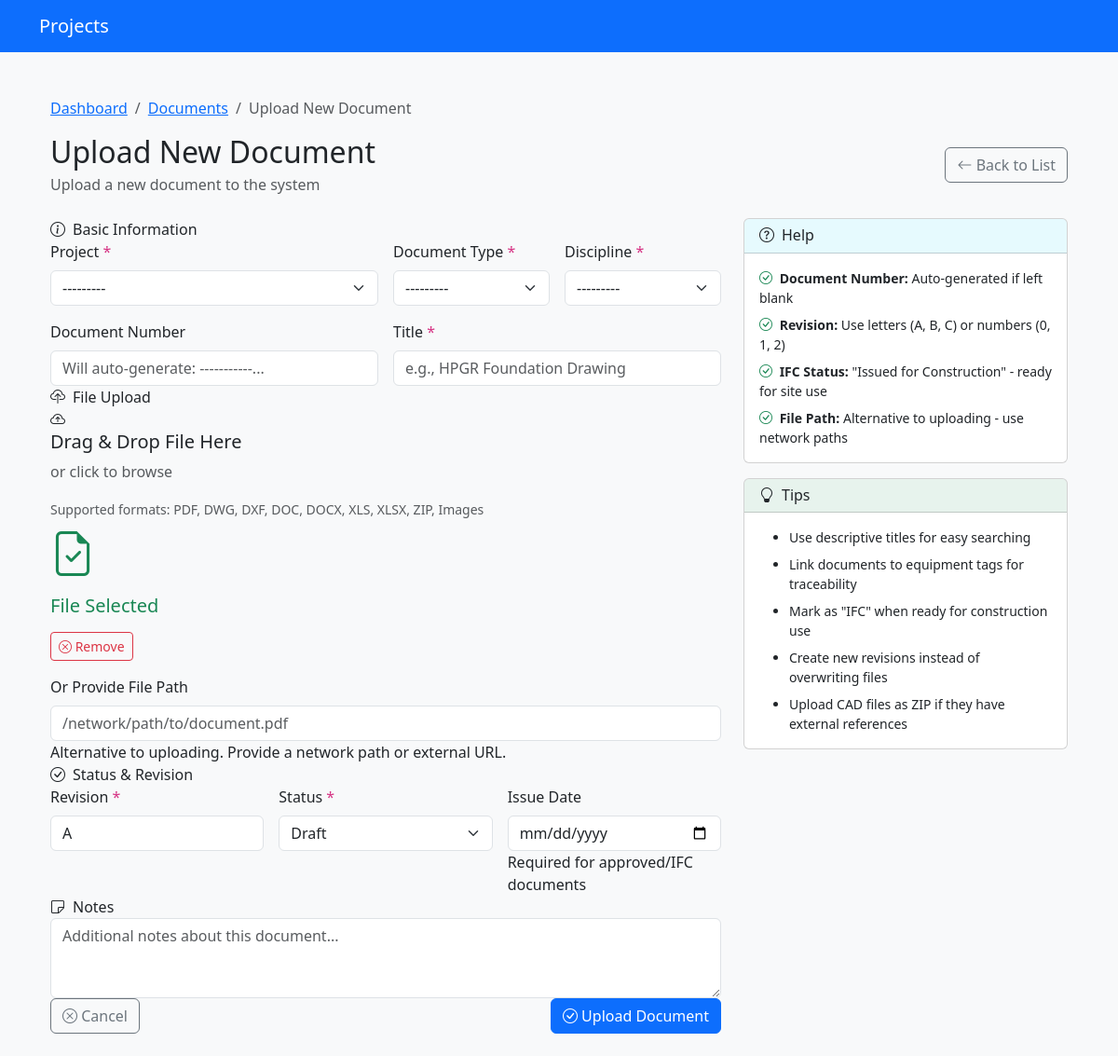
Before: /docs/create/ (signed in) with the older database file.
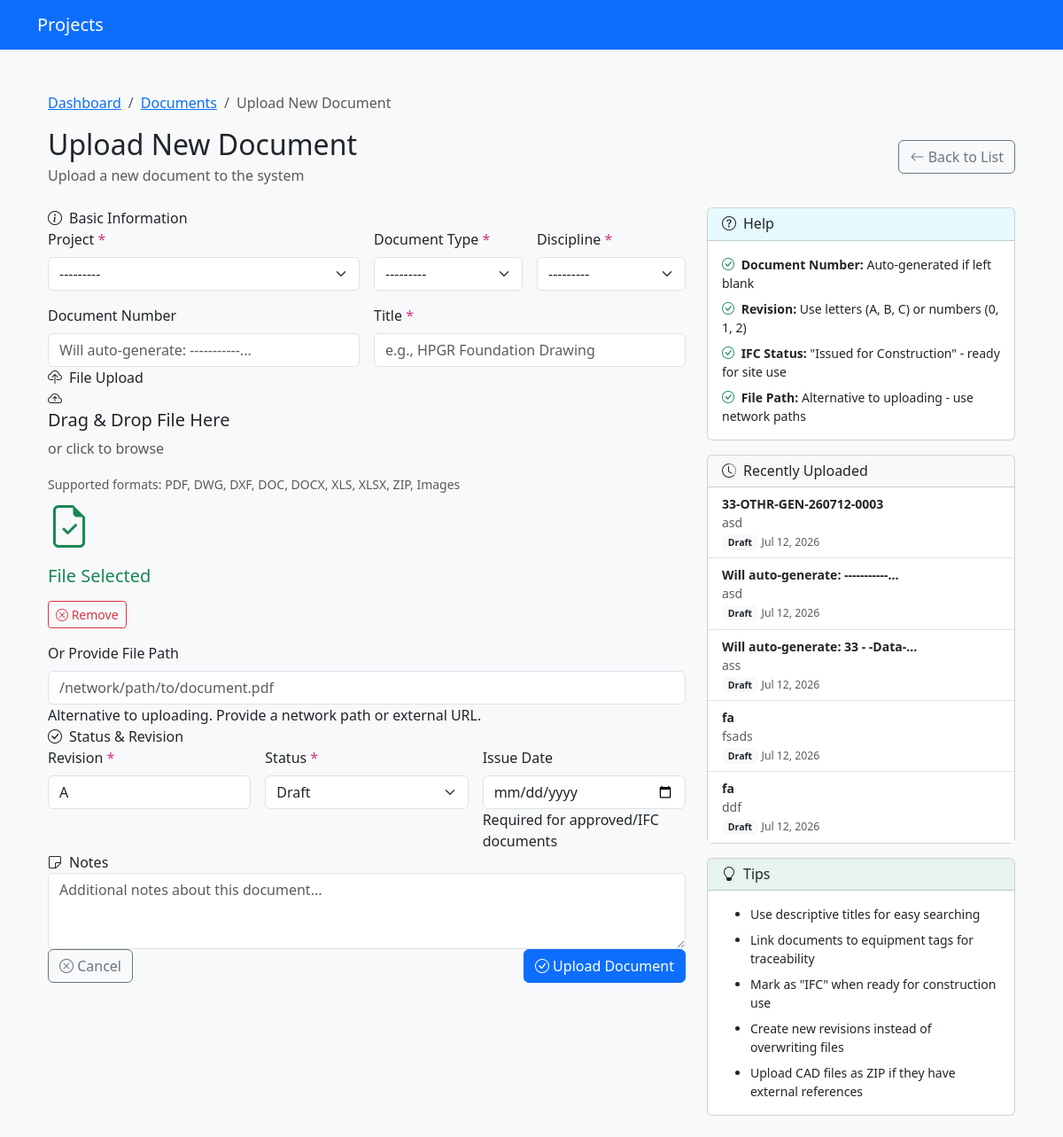
After: the same page with the newer database file.
### documents/models.py (models this page shows, shortened)
class Document(models.Model):
	class DocType(models.TextChoices):
		DRAWING = 'DWG', 'Drawing'
		P_AND_ID = 'PNID', 'P&ID'
		DATASHEET = 'DATA', 'Datasheet'
		MANUAL = 'MAN', 'Manual'
		PROCEDURE = 'PROC', 'Procedure'
		SPECIFICATION = 'SPEC', 'Specification'
		CERTIFICATE = 'CERT', 'Certificate'
		REPORT = 'RPT', 'Report'
		CALCULATION = 'CALC', 'Calculation'
		OTHER = 'OTHR', 'Other'
	class DocStatus(models.TextChoices):
		DRAFT = 'DRAFT', 'Draft'
		UNDER_REVIEW = 'REVW', 'Under Review'
		APPROVED = 'APPR', 'Approved'
		ISSUED_FOR_CONSTRUCTION = 'IFC', 'Issued for Construction'
		AS_BUILT = 'ASBL', 'As-Built'
		SUPERSEDED = 'SUPD', 'Superseded'
	class Discipline(models.TextChoices):
		MECHANICAL = 'MECH', 'Mechanical'
		ELECTRICAL = 'ELEC', 'Electrical'
		PIPING = 'PIPE', 'Piping'
		INSTRUMENTATION = 'INSTR', 'Instrumentation'
		CIVIL = 'CIVL', 'Civil'
		STRUCTURAL = 'STRU', 'Structural'
		PROCESS = 'PROC', 'Process'
		GENERAL = 'GEN', 'General'
	project = models.ForeignKey(
			'core.Project', on_delete=models.CASCADE, related_name='documents'
			)
	document_number = models.CharField(max_length=100,null=True,blank=True)
	title = models.CharField(max_length=500)
	doc_type = models.CharField(max_length=5, choices=DocType.choices)
	discipline = models.CharField(max_length=5, choices=Discipline.choices)
	revision = models.CharField(max_length=20, help_text="e.g., 'Rev B', 'IFC', 'A'")
	status = models.CharField(max_length=10, choices=DocStatus.choices, default=DocStatus.DRAFT)
	file_upload = models.FileField(
			upload_to='documents/%Y/%m/%d/',
			null=True, blank=True
			)
	file_path = models.CharField(
			max_length=500, blank=True,
			help_text="Alternative path to document if not uploaded directly"
			)
	issue_date = models.DateField(null=True, blank=True)
	submitted_by = models.ForeignKey(
			User, on_delete=models.SET_NULL, null=True, blank=True,
			related_name='submitted_documents'
			)
	approved_by = models.ForeignKey(
			User, on_delete=models.SET_NULL, null=True, blank=True,
			related_name='approved_documents'
			)
	notes = models.TextField(blank=True)
	created_at = models.DateTimeField(auto_now_add=True)
	updated_at = models.DateTimeField(auto_now=True)
	class Meta:
		ordering = ['document_number', '-revision']
		verbose_name = 'Document'
		verbose_name_plural = 'Documents'

### documents/views.py (the view, shortened to what this page needs)
# urls.py: path('create/', views.DocumentCreateView.as_view(), name='document-create'),
class DocumentCreateView(LoginRequiredMixin, generic.CreateView):
	model = Document
	form_class = DocumentForm
	template_name = 'documents/document_form.html'
	success_message = "Document '%(document_number)s' was created successfully."
	def get_initial(self):
		initial = super().get_initial()
		project_id = self.kwargs.get('project_id') or self.request.GET.get('project')
		if project_id:
			try:
				from core.models import Project
				initial['project'] = get_object_or_404(Project, pk=project_id)
			except (ImportError, ValueError):
				pass
		initial['revision'] = 'A'
		initial['status'] = 'DRAFT'
		return initial
	def get_context_data(self, **kwargs):
		context = super().get_context_data(**kwargs)
		context['is_create'] = True
		context['page_title'] = 'Upload New Document'
		context['recent_documents'] = Document.objects.order_by('-created_at')[:5]
		return context

### core/models.py (called while the page is built)
	def __str__(self):
		return f"{self.code} - {self.name}"

### templates/documents/document_form.html (shortened to what the changed rows need)
{% extends 'base.html' %}
{% load static %}
{% block content %}
<div class="container-fluid py-4">
    <div class="d-flex justify-content-between align-items-center mb-4">
        <div>
            <h1 class="h2 mb-1">{{ page_title }}</h1>
        </div>
    </div>
    <div class="row">
        <div class="col-lg-4">
            {% if recent_documents %}
            <div class="card mb-3">
                <div class="card-header">
                    <h6 class="mb-0"><i class="bi bi-clock-history me-2"></i>Recently Uploaded</h6>
                </div>
                <div class="card-body p-0">
                    <div class="list-group list-group-flush">
                        {% for doc in recent_documents %}
                        <div class="list-group-item recent-doc-item small">
                            <strong>{{ doc.document_number }}</strong>
                            <br>
                            <span class="text-muted">{{ doc.title|truncatechars:50 }}</span>
                            <br>
                            <span class="badge bg-light text-dark">{{ doc.get_status_display }}</span>
                            <small class="text-muted">{{ doc.created_at|date:"M d, Y" }}</small>
                        </div>
                        {% endfor %}
                    </div>
                </div>
            </div>
            {% endif %}
        </div>
    </div>
</div>
{% endblock %}

Changed rows visible on the page:
added Document: document_number "33-OTHR-GEN-260712-0003", title "asd", status "Draft", created_at "Jul 12, 2026"
added Document: document_number "Will auto-generate: -----------...", title "asd", status "Draft", created_at "Jul 12, 2026"
added Document: document_number "Will auto-generate: 33 - -Data-...", title "ass", status "Draft", created_at "Jul 12, 2026"
added Document: document_number "fa", title "fsads", status "Draft", created_at "Jul 12, 2026"
added Document: document_number "fa", title "ddf", status "Draft", created_at "Jul 12, 2026"
Other visible differences:
text now shown: "Recently Uploaded"
